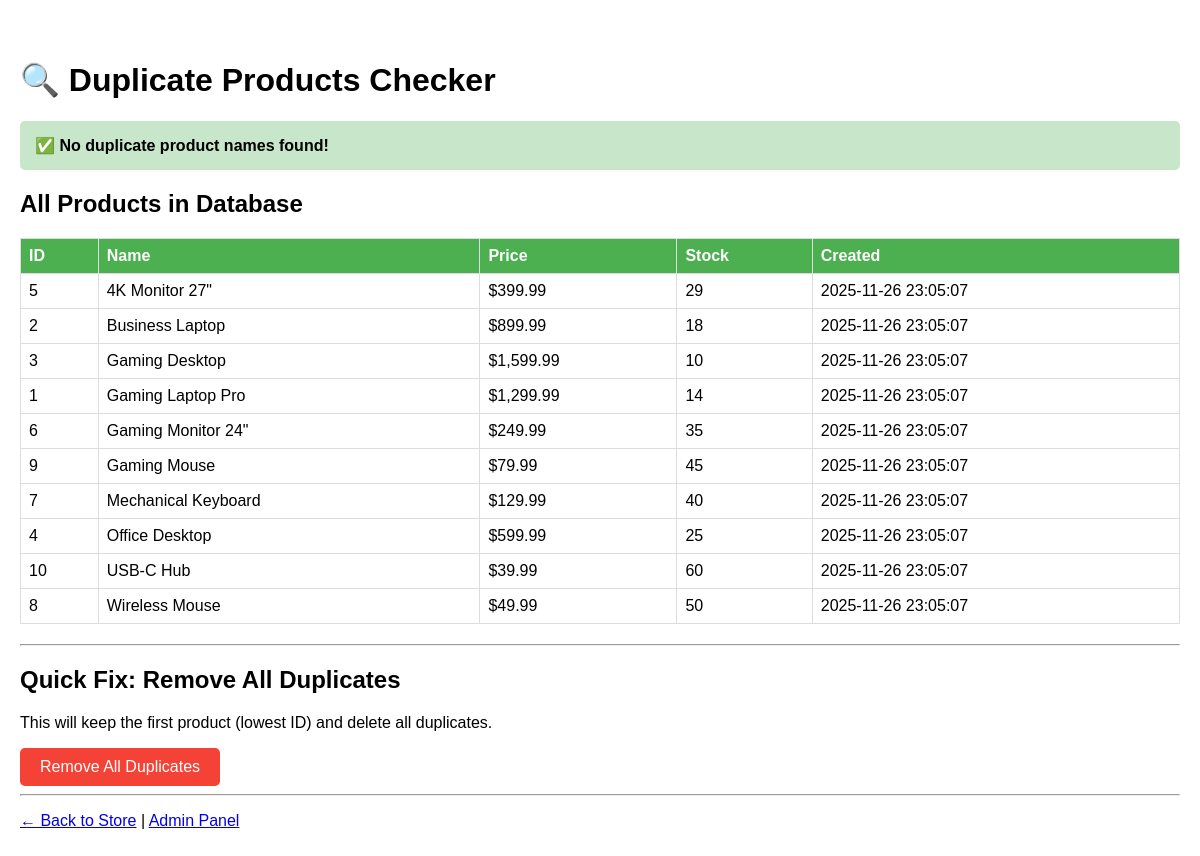
The app's page /check_duplicates.php with its own data.
### tables this page shows
CREATE TABLE `products` (
  `id` int(11) NOT NULL,
  `name` varchar(200) NOT NULL,
  `description` text DEFAULT NULL,
  `price` decimal(10,2) NOT NULL,
  `stock` int(11) NOT NULL DEFAULT 0,
  `category_id` int(11) DEFAULT NULL,
  `image` varchar(255) DEFAULT NULL,
  `created_at` timestamp NOT NULL DEFAULT current_timestamp(),
  `updated_at` timestamp NOT NULL DEFAULT current_timestamp() ON UPDATE current_timestamp()
);

### check_duplicates.php (the view, shortened to what this page needs)
<?php
$pdo = getDB();
echo "<!DOCTYPE html><html><head><title>Check Duplicates</title>";
echo "<style>body{font-family:Arial;max-width:1200px;margin:20px auto;padding:20px;}";
echo "table{border-collapse:collapse;width:100%;margin:20px 0;}";
echo "th,td{border:1px solid #ddd;padding:8px;text-align:left;}";
echo "th{background:#4CAF50;color:white;}";
echo ".duplicate{background:#ffebee;}";
echo ".info{background:#e3f2fd;padding:15px;border-radius:5px;margin:10px 0;}</style></head><body>";
echo "<h1>🔍 Duplicate Products Checker</h1>";
$stmt = $pdo->query("SELECT name, COUNT(*) as count FROM products GROUP BY name HAVING count > 1");
$duplicates = $stmt->fetchAll();
if (empty($duplicates)) {
    echo "<div class='info' style='background:#c8e6c9;'>";
    echo "<strong>✅ No duplicate product names found!</strong>";
    echo "</div>";
}
echo "<h2>All Products in Database</h2>";
$stmt = $pdo->query("SELECT id, name, price, stock, created_at FROM products ORDER BY name, id");
$allProducts = $stmt->fetchAll();
echo "<table>";
echo "<tr><th>ID</th><th>Name</th><th>Price</th><th>Stock</th><th>Created</th></tr>";
foreach ($allProducts as $product) {
    $isDuplicate = false;
    $class = $isDuplicate ? "class='duplicate'" : "";
    echo "<tr $class>";
    echo "<td>" . $product['id'] . "</td>";
    echo "<td>" . htmlspecialchars($product['name']) . "</td>";
    echo "<td>$" . number_format($product['price'], 2) . "</td>";
    echo "<td>" . $product['stock'] . "</td>";
    echo "<td>" . $product['created_at'] . "</td>";
    echo "</tr>";
}
echo "</table>";
echo "<hr>";
echo "<h2>Quick Fix: Remove All Duplicates</h2>";
echo "<p>This will keep the first product (lowest ID) and delete all duplicates.</p>";
echo "<a href='?remove_all_duplicates=1' onclick='return confirm(\"This will delete duplicate products. Continue?\")' style='background:#f44336;color:white;padding:10px 20px;text-decoration:none;border-radius:5px;display:inline-block;'>Remove All Duplicates</a>";
echo "<hr>";
echo "<p><a href='index.php'>← Back to Store</a> | <a href='admin/dashboard.php'>Admin Panel</a></p>";
echo "</body></html>";

### records on screen
products: id "5", name "4K Monitor 27\"", price "399.99", stock "29", created_at "2025-11-26 23:05:07"
products: id "2", name "Business Laptop", price "899.99", stock "18", created_at "2025-11-26 23:05:07"
products: id "3", name "Gaming Desktop", price "1,599.99", stock "10", created_at "2025-11-26 23:05:07"
products: id "1", name "Gaming Laptop Pro", price "1,299.99", stock "14", created_at "2025-11-26 23:05:07"
products: id "6", name "Gaming Monitor 24\"", price "249.99", stock "35", created_at "2025-11-26 23:05:07"
products: id "9", name "Gaming Mouse", price "79.99", stock "45", created_at "2025-11-26 23:05:07"
products: id "7", name "Mechanical Keyboard", price "129.99", stock "40", created_at "2025-11-26 23:05:07"
products: id "4", name "Office Desktop", price "599.99", stock "25", created_at "2025-11-26 23:05:07"
products: id "10", name "USB-C Hub", price "39.99", stock "60", created_at "2025-11-26 23:05:07"
products: id "8", name "Wireless Mouse", price "49.99", stock "50", created_at "2025-11-26 23:05:07"
